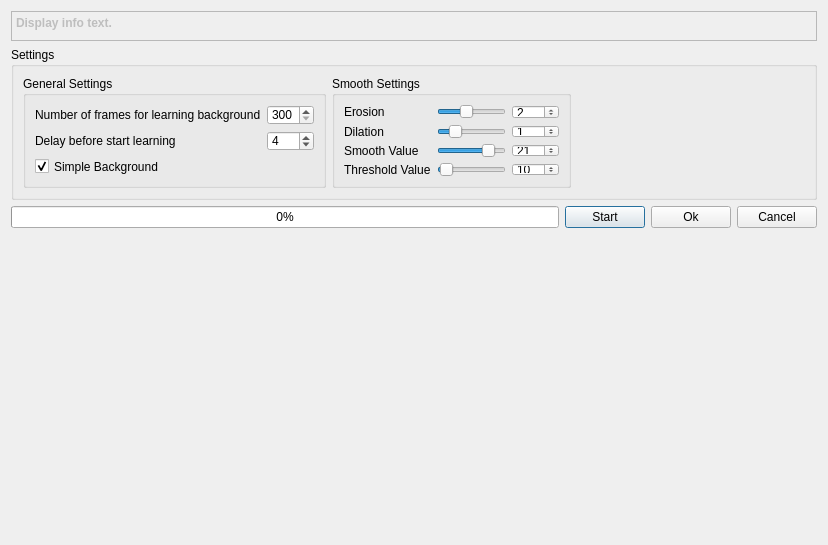
<?xml version="1.0" encoding="UTF-8"?>
<ui version="4.0">
 <class>LearnBackground</class>
 <widget class="QDialog" name="LearnBackground">
  <property name="geometry">
   <rect>
    <x>0</x>
    <y>0</y>
    <width>826</width>
    <height>545</height>
   </rect>
  </property>
  <property name="windowTitle">
   <string>Learning Background</string>
  </property>
  <layout class="QGridLayout" name="gridLayout">
   <item row="0" column="0">
    <layout class="QHBoxLayout" name="horizontalLayout_3">
     <item>
      <widget class="QTextEdit" name="info">
       <property name="enabled">
        <bool>false</bool>
       </property>
       <property name="minimumSize">
        <size>
         <width>0</width>
         <height>30</height>
        </size>
       </property>
       <property name="maximumSize">
        <size>
         <width>16777215</width>
         <height>40</height>
        </size>
       </property>
       <property name="font">
        <font>
         <pointsize>9</pointsize>
         <weight>75</weight>
         <bold>true</bold>
        </font>
       </property>
       <property name="verticalScrollBarPolicy">
        <enum>Qt::ScrollBarAsNeeded</enum>
       </property>
       <property name="html">
        <string>&lt;!DOCTYPE HTML PUBLIC &quot;-//W3C//DTD HTML 4.0//EN&quot; &quot;http://www.w3.org/TR/REC-html40/strict.dtd&quot;&gt;
&lt;html&gt;&lt;head&gt;&lt;meta name=&quot;qrichtext&quot; content=&quot;1&quot; /&gt;&lt;style type=&quot;text/css&quot;&gt;
p, li { white-space: pre-wrap; }
&lt;/style&gt;&lt;/head&gt;&lt;body style=&quot; font-family:'MS Shell Dlg 2'; font-size:9pt; font-weight:600; font-style:normal;&quot;&gt;
&lt;p style=&quot; margin-top:5px; margin-bottom:0px; margin-left:0px; margin-right:0px; -qt-block-indent:0; text-indent:0px;&quot;&gt;Display info text.&lt;/p&gt;&lt;/body&gt;&lt;/html&gt;</string>
       </property>
      </widget>
     </item>
    </layout>
   </item>
   <item row="3" column="0">
    <layout class="QHBoxLayout" name="horizontalLayout">
     <item>
      <widget class="IplImageWidget" name="srcImg" native="true">
       <property name="minimumSize">
        <size>
         <width>400</width>
         <height>300</height>
        </size>
       </property>
      </widget>
     </item>
     <item>
      <widget class="IplImageWidget" name="foreground" native="true">
       <property name="minimumSize">
        <size>
         <width>400</width>
         <height>300</height>
        </size>
       </property>
      </widget>
     </item>
    </layout>
   </item>
   <item row="2" column="0">
    <layout class="QHBoxLayout" name="horizontalLayout_2">
     <item>
      <widget class="QProgressBar" name="learnBgProgressBar">
       <property name="value">
        <number>0</number>
       </property>
      </widget>
     </item>
     <item>
      <widget class="QPushButton" name="btnStart">
       <property name="text">
        <string>Start</string>
       </property>
      </widget>
     </item>
     <item>
      <widget class="QPushButton" name="btnOk">
       <property name="text">
        <string>Ok</string>
       </property>
      </widget>
     </item>
     <item>
      <widget class="QPushButton" name="btnCancel">
       <property name="text">
        <string>Cancel</string>
       </property>
      </widget>
     </item>
    </layout>
   </item>
   <item row="1" column="0">
    <widget class="QGroupBox" name="settingsBox">
     <property name="minimumSize">
      <size>
       <width>0</width>
       <height>150</height>
      </size>
     </property>
     <property name="title">
      <string>Settings</string>
     </property>
     <layout class="QGridLayout" name="gridLayout_5">
      <item row="0" column="0">
       <widget class="QGroupBox" name="stgGeneral">
        <property name="title">
         <string>General Settings</string>
        </property>
        <layout class="QGridLayout" name="gridLayout_3">
         <item row="0" column="0">
          <widget class="QLabel" name="lblNFramesToLearnBG">
           <property name="text">
            <string>Number of frames for learning background</string>
           </property>
          </widget>
         </item>
         <item row="0" column="1">
          <widget class="QSpinBox" name="spbNFramesToLearnBG">
           <property name="minimum">
            <number>300</number>
           </property>
           <property name="maximum">
            <number>500</number>
           </property>
           <property name="singleStep">
            <number>50</number>
           </property>
          </widget>
         </item>
         <item row="1" column="0">
          <widget class="QLabel" name="lblDelayValue">
           <property name="text">
            <string>Delay before start learning</string>
           </property>
          </widget>
         </item>
         <item row="1" column="1">
          <widget class="QSpinBox" name="spbDelayValue">
           <property name="minimum">
            <number>1</number>
           </property>
           <property name="maximum">
            <number>5</number>
           </property>
           <property name="singleStep">
            <number>1</number>
           </property>
           <property name="value">
            <number>4</number>
           </property>
          </widget>
         </item>
         <item row="2" column="0">
          <widget class="QCheckBox" name="cbSimpleBG">
           <property name="text">
            <string>Simple Background</string>
           </property>
           <property name="checked">
            <bool>true</bool>
           </property>
          </widget>
         </item>
        </layout>
       </widget>
      </item>
      <item row="0" column="1">
       <widget class="QGroupBox" name="stgPostLearning">
        <property name="title">
         <string>Smooth Settings</string>
        </property>
        <layout class="QGridLayout" name="gridLayout_4">
         <item row="0" column="0">
          <layout class="QGridLayout" name="gridLayout_2">
           <item row="0" column="0">
            <widget class="QLabel" name="lblEroshionValue">
             <property name="text">
              <string>Erosion</string>
             </property>
            </widget>
           </item>
           <item row="0" column="2">
            <widget class="QSlider" name="sldEroshionValue">
             <property name="maximum">
              <number>5</number>
             </property>
             <property name="value">
              <number>2</number>
             </property>
             <property name="orientation">
              <enum>Qt::Horizontal</enum>
             </property>
            </widget>
           </item>
           <item row="0" column="3">
            <widget class="QSpinBox" name="spbErosionValue">
             <property name="maximum">
              <number>5</number>
             </property>
             <property name="value">
              <number>2</number>
             </property>
            </widget>
           </item>
           <item row="1" column="0">
            <widget class="QLabel" name="lblDilationValue">
             <property name="text">
              <string>Dilation</string>
             </property>
            </widget>
           </item>
           <item row="1" column="2">
            <widget class="QSlider" name="sldDilationValue">
             <property name="maximum">
              <number>5</number>
             </property>
             <property name="value">
              <number>1</number>
             </property>
             <property name="orientation">
              <enum>Qt::Horizontal</enum>
             </property>
            </widget>
           </item>
           <item row="1" column="3">
            <widget class="QSpinBox" name="spbDilationValue">
             <property name="maximum">
              <number>5</number>
             </property>
             <property name="value">
              <number>1</number>
             </property>
            </widget>
           </item>
           <item row="2" column="0">
            <widget class="QLabel" name="lblSmoothValue">
             <property name="text">
              <string>Smooth Value</string>
             </property>
            </widget>
           </item>
           <item row="2" column="2">
            <widget class="QSlider" name="sldSmoothValue">
             <property name="cursor">
              <cursorShape>SizeAllCursor</cursorShape>
             </property>
             <property name="minimum">
              <number>3</number>
             </property>
             <property name="maximum">
              <number>25</number>
             </property>
             <property name="singleStep">
              <number>2</number>
             </property>
             <property name="pageStep">
              <number>2</number>
             </property>
             <property name="value">
              <number>21</number>
             </property>
             <property name="tracking">
              <bool>false</bool>
             </property>
             <property name="orientation">
              <enum>Qt::Horizontal</enum>
             </property>
            </widget>
           </item>
           <item row="2" column="3">
            <widget class="QSpinBox" name="spbSmoothValue">
             <property name="minimum">
              <number>3</number>
             </property>
             <property name="maximum">
              <number>25</number>
             </property>
             <property name="singleStep">
              <number>2</number>
             </property>
             <property name="value">
              <number>21</number>
             </property>
            </widget>
           </item>
           <item row="3" column="0" colspan="2">
            <widget class="QLabel" name="lblThresholdValue">
             <property name="text">
              <string>Threshold Value</string>
             </property>
            </widget>
           </item>
           <item row="3" column="2">
            <widget class="QSlider" name="sldThresholdValue">
             <property name="minimum">
              <number>0</number>
             </property>
             <property name="maximum">
              <number>255</number>
             </property>
             <property name="value">
              <number>10</number>
             </property>
             <property name="orientation">
              <enum>Qt::Horizontal</enum>
             </property>
            </widget>
           </item>
           <item row="3" column="3">
            <widget class="QSpinBox" name="spbThresholdValue">
             <property name="minimum">
              <number>0</number>
             </property>
             <property name="maximum">
              <number>255</number>
             </property>
             <property name="value">
              <number>10</number>
             </property>
            </widget>
           </item>
          </layout>
         </item>
        </layout>
       </widget>
      </item>
      <item row="0" column="2">
       <spacer name="horizontalSpacer">
        <property name="orientation">
         <enum>Qt::Horizontal</enum>
        </property>
        <property name="sizeHint" stdset="0">
         <size>
          <width>249</width>
          <height>20</height>
         </size>
        </property>
       </spacer>
      </item>
     </layout>
    </widget>
   </item>
  </layout>
 </widget>
 <customwidgets>
  <customwidget>
   <class>IplImageWidget</class>
   <extends>QWidget</extends>
   <header>iplimagewidget.h</header>
   <container>1</container>
  </customwidget>
 </customwidgets>
 <tabstops>
  <tabstop>btnStart</tabstop>
  <tabstop>btnOk</tabstop>
 </tabstops>
 <resources/>
 <connections>
  <connection>
   <sender>btnCancel</sender>
   <signal>clicked()</signal>
   <receiver>LearnBackground</receiver>
   <slot>reject()</slot>
   <hints>
    <hint type="sourcelabel">
     <x>798</x>
     <y>213</y>
    </hint>
    <hint type="destinationlabel">
     <x>796</x>
     <y>31</y>
    </hint>
   </hints>
  </connection>
  <connection>
   <sender>sldEroshionValue</sender>
   <signal>valueChanged(int)</signal>
   <receiver>spbErosionValue</receiver>
   <slot>setValue(int)</slot>
   <hints>
    <hint type="sourcelabel">
     <x>458</x>
     <y>98</y>
    </hint>
    <hint type="destinationlabel">
     <x>529</x>
     <y>102</y>
    </hint>
   </hints>
  </connection>
  <connection>
   <sender>spbErosionValue</sender>
   <signal>valueChanged(int)</signal>
   <receiver>sldEroshionValue</receiver>
   <slot>setValue(int)</slot>
   <hints>
    <hint type="sourcelabel">
     <x>532</x>
     <y>95</y>
    </hint>
    <hint type="destinationlabel">
     <x>457</x>
     <y>98</y>
    </hint>
   </hints>
  </connection>
  <connection>
   <sender>sldDilationValue</sender>
   <signal>valueChanged(int)</signal>
   <receiver>spbDilationValue</receiver>
   <slot>setValue(int)</slot>
   <hints>
    <hint type="sourcelabel">
     <x>478</x>
     <y>122</y>
    </hint>
    <hint type="destinationlabel">
     <x>534</x>
     <y>124</y>
    </hint>
   </hints>
  </connection>
  <connection>
   <sender>spbDilationValue</sender>
   <signal>valueChanged(int)</signal>
   <receiver>sldDilationValue</receiver>
   <slot>setValue(int)</slot>
   <hints>
    <hint type="sourcelabel">
     <x>517</x>
     <y>118</y>
    </hint>
    <hint type="destinationlabel">
     <x>478</x>
     <y>125</y>
    </hint>
   </hints>
  </connection>
  <connection>
   <sender>sldSmoothValue</sender>
   <signal>valueChanged(int)</signal>
   <receiver>spbSmoothValue</receiver>
   <slot>setValue(int)</slot>
   <hints>
    <hint type="sourcelabel">
     <x>424</x>
     <y>142</y>
    </hint>
    <hint type="destinationlabel">
     <x>544</x>
     <y>146</y>
    </hint>
   </hints>
  </connection>
  <connection>
   <sender>spbSmoothValue</sender>
   <signal>valueChanged(int)</signal>
   <receiver>sldSmoothValue</receiver>
   <slot>setValue(int)</slot>
   <hints>
    <hint type="sourcelabel">
     <x>530</x>
     <y>148</y>
    </hint>
    <hint type="destinationlabel">
     <x>462</x>
     <y>148</y>
    </hint>
   </hints>
  </connection>
  <connection>
   <sender>sldThresholdValue</sender>
   <signal>valueChanged(int)</signal>
   <receiver>spbThresholdValue</receiver>
   <slot>setValue(int)</slot>
   <hints>
    <hint type="sourcelabel">
     <x>465</x>
     <y>165</y>
    </hint>
    <hint type="destinationlabel">
     <x>539</x>
     <y>165</y>
    </hint>
   </hints>
  </connection>
  <connection>
   <sender>spbThresholdValue</sender>
   <signal>valueChanged(int)</signal>
   <receiver>sldThresholdValue</receiver>
   <slot>setValue(int)</slot>
   <hints>
    <hint type="sourcelabel">
     <x>521</x>
     <y>171</y>
    </hint>
    <hint type="destinationlabel">
     <x>473</x>
     <y>171</y>
    </hint>
   </hints>
  </connection>
 </connections>
</ui>
